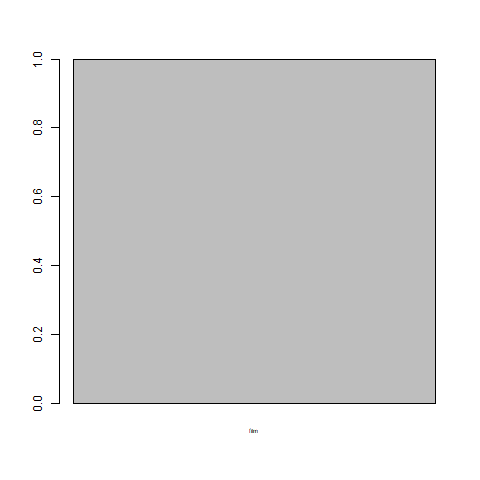

Write R code to recreate this figure.
#!/usr/bin/Rscript

install.packages("RMySQL", repos= "http://cran.us.r-project.org")
library(RMySQL)

con <- dbConnect(MySQL(), dbname="database", user="root", password="")
values <- dbGetQuery(con, "select name as format, count(*) as freq from movies")

png(filename="genre-fr-usa.jpg")
barplot(values$freq, names.arg = values$format, horiz=FALSE, cex.names=0.5)
dev.off()

